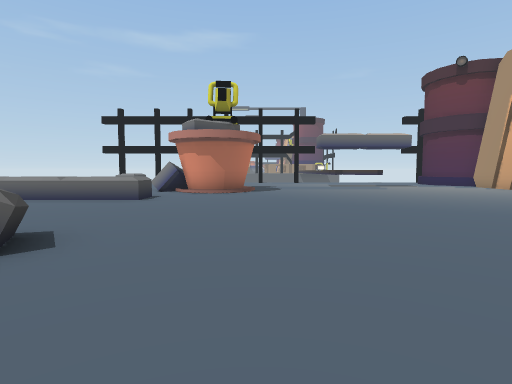
View 1 (above)

19 first-person views from a walk through a scene from a Unity 3-D project. The camera is 1.5 m above the floor, tilts 4° down and sees 80° across. The floor is counted in squares, 2 m on a side. Each view is taken from the middle of a square. On the plan, view 1 faces up. The plan holds only what a view shows up to about 10 squares ahead; the rest is blank. The place goes on beyond the plan. The player is left out. Some surface patterns are stand-ins.

View 2
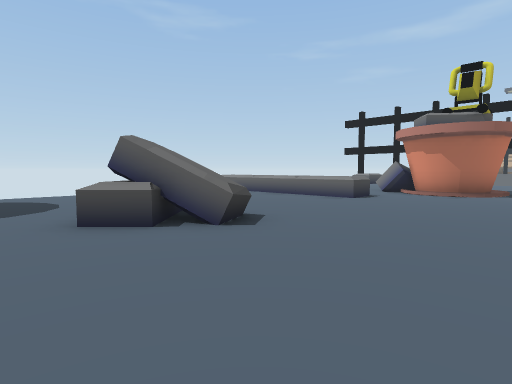

View 3
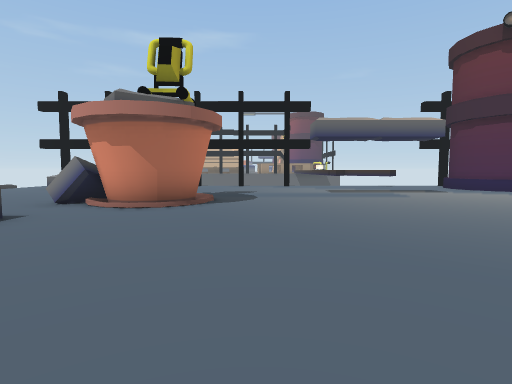

View 4
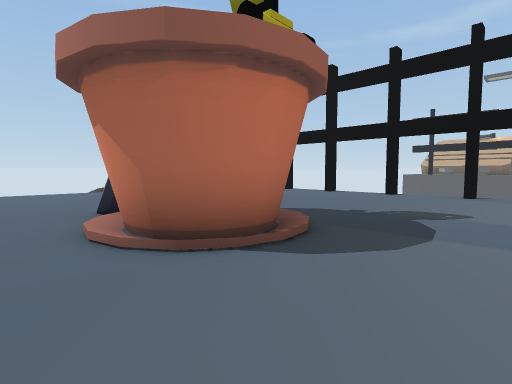

View 5
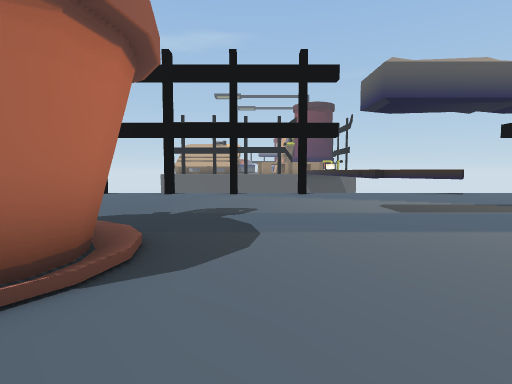

View 6
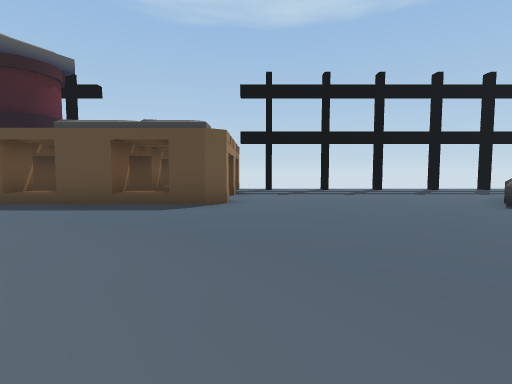

View 7
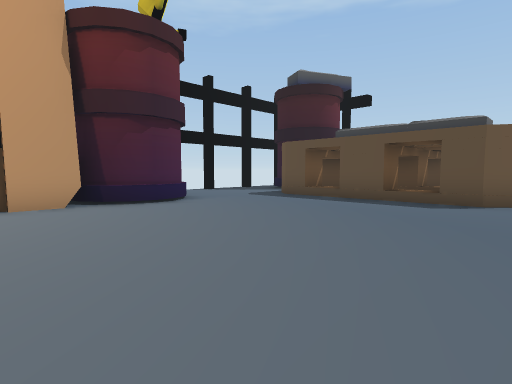

View 8
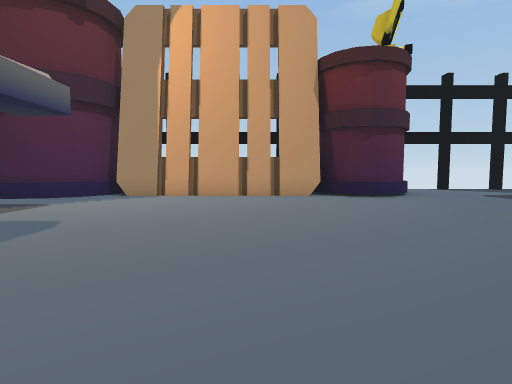

View 9
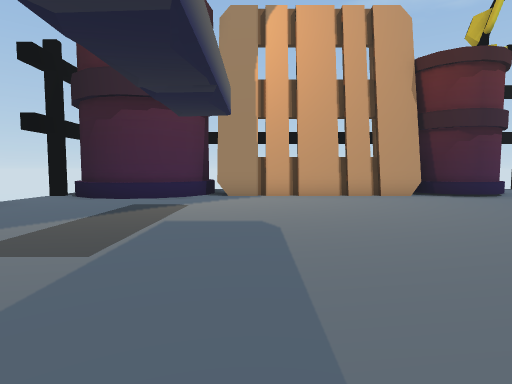

View 10
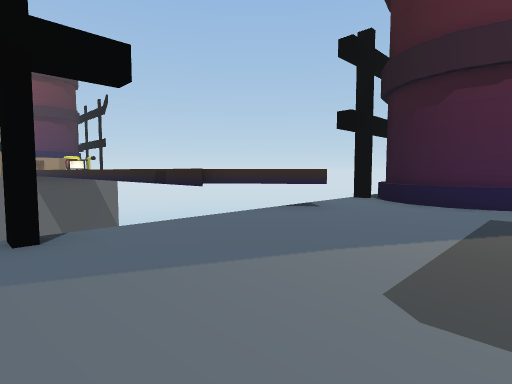

View 11
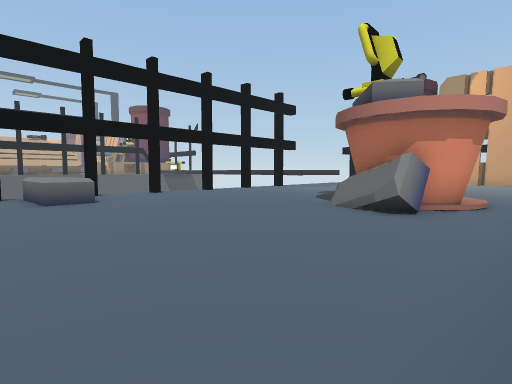

View 12
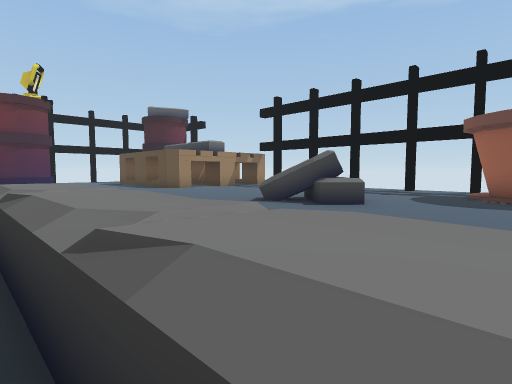

View 13
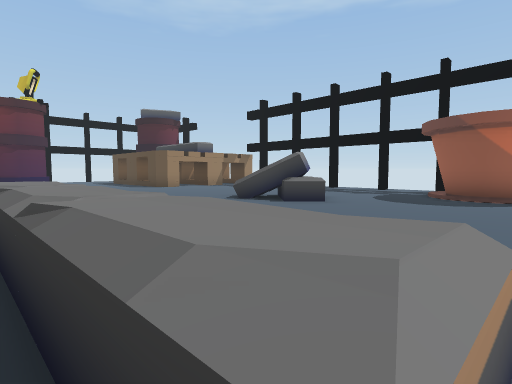

View 14
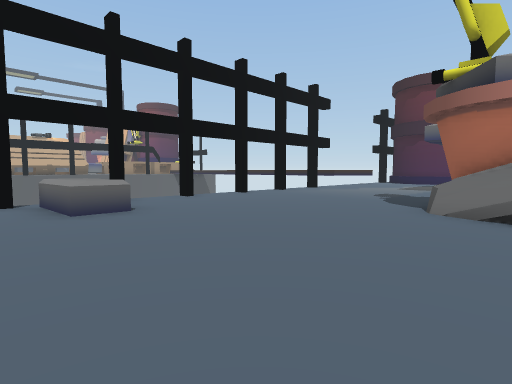

View 15
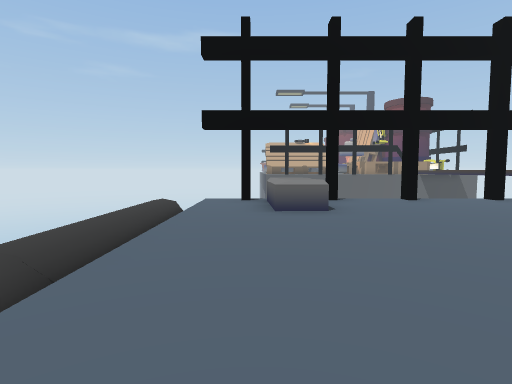

View 16
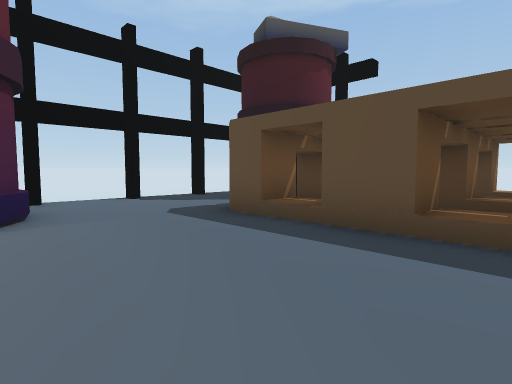

View 17
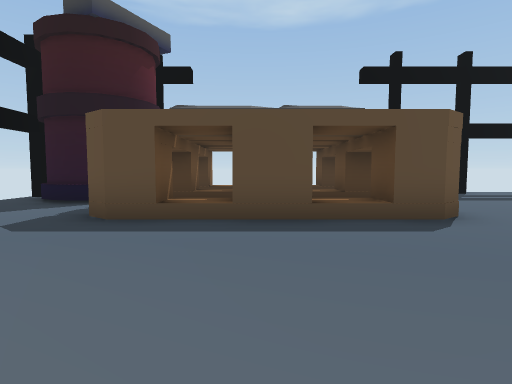

View 18
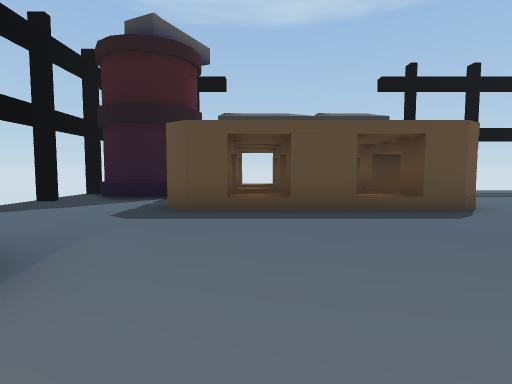

View 19
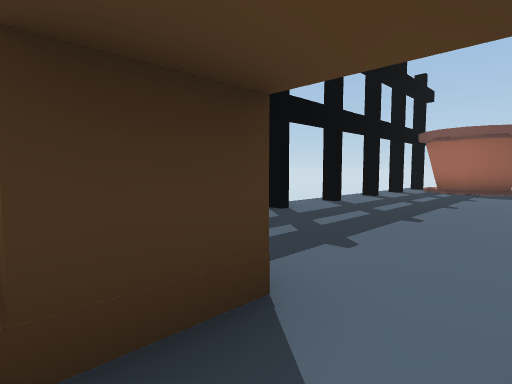

### Floor plan
Key: @ floor where view 1 was taken; # wall or solid block; x gap in a wall; . main floor; : floor 0.25 m higher than the main floor; + floor 0.5 m higher than the main floor; / step, stairs or slope; = window, fence, low wall or low ledge; ^ raised ledge; v drop or lower ground.
Columns run from 10 left of view 1 to 13 right of it. Each row starts with its distance up from view 1.
 22                ^
 21                ^
 20                 ^
 19  .# #.#.#.#..v...# .#
 18 v..^................##
 17 :..^...............##
 16 :..................##
 15 :...................##
 14 :...................##
 13 :...................#
 12  ......###..........#
 11  ......###..........#
 10  ...................#
  9  ...................#
  8  ^^^^^^^............##
  7     ................##
  6      ...............##
  5  ..   .................#
  4  .......................
  3   ....##=..............#
  2  .....##......#xx#+#....
  1  ......=......... . ....
  0   ##......@...... / .#..
 -1    #..........####/####

Positions as (right, up) in squares from view 1, and headings:
1: (0, 0), facing up
2: (1, 0), facing up-left
3: (1, 4), facing up
4: (2, 9), facing up-left
5: (1, 9), facing up
6: (3, 9), facing down
7: (3, 10), facing down-right
8: (1, 10), facing right
9: (1, 13), facing right
10: (2, 15), facing up-right
11: (-9, 9), facing up-right
12: (-8, 9), facing down-right
13: (-9, 9), facing down-right
14: (-9, 11), facing up-right
15: (-8, 11), facing up
16: (5, 6), facing down-right
17: (7, 7), facing down
18: (8, 8), facing down
19: (5, 1), facing down-left
